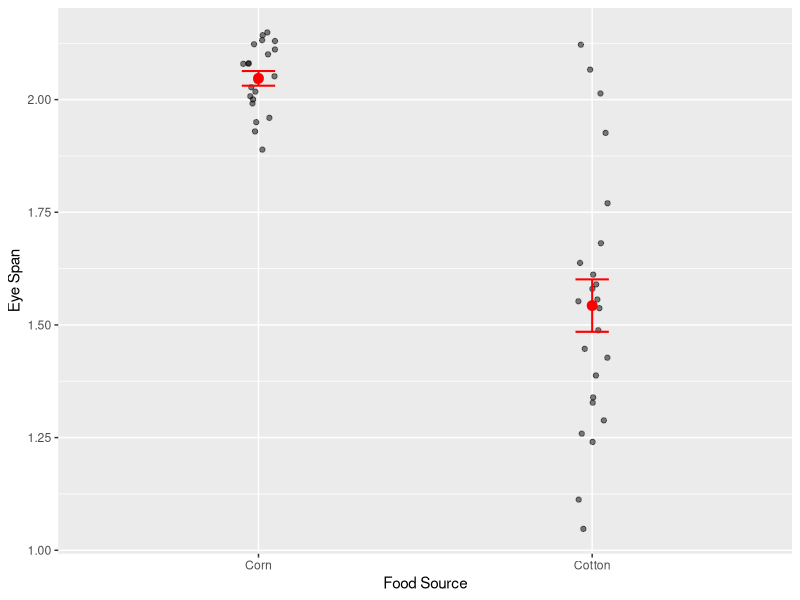
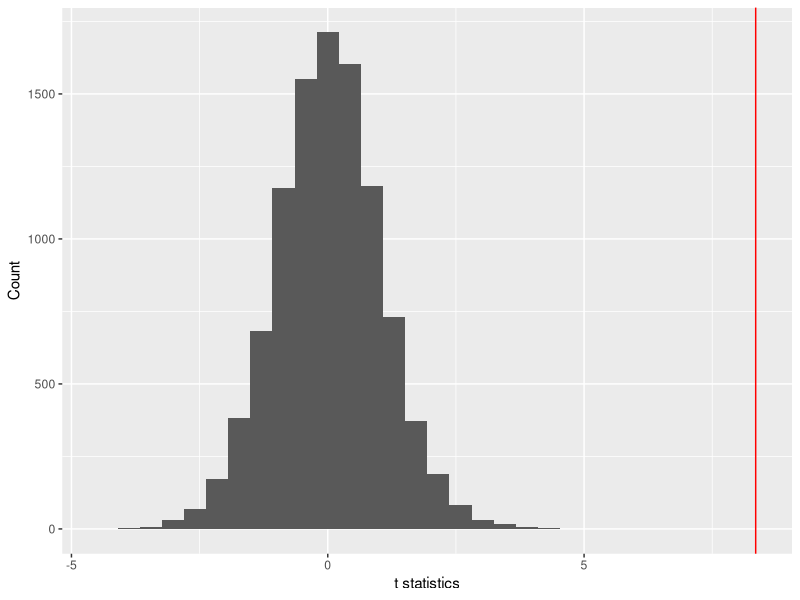
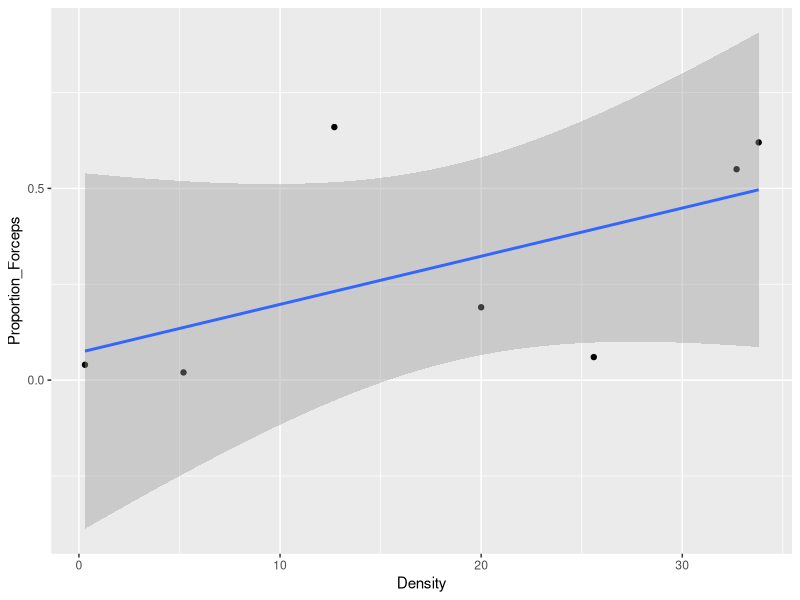
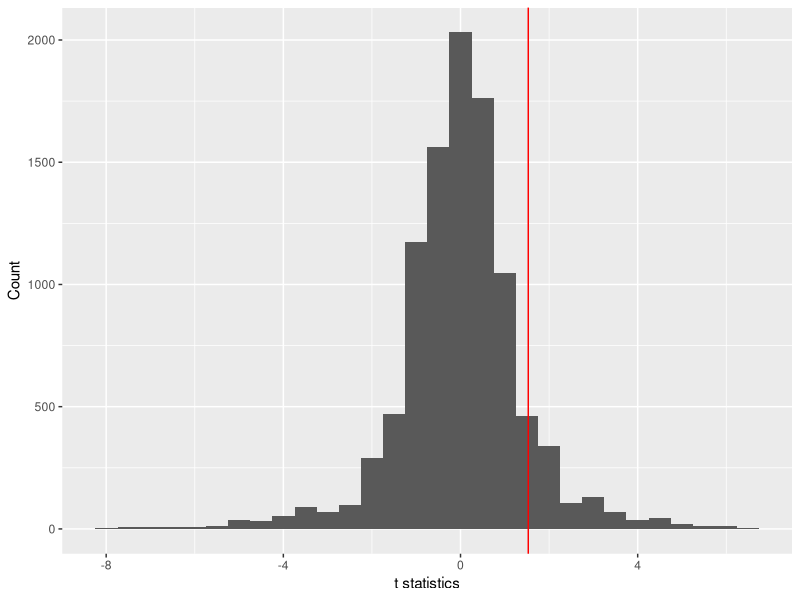
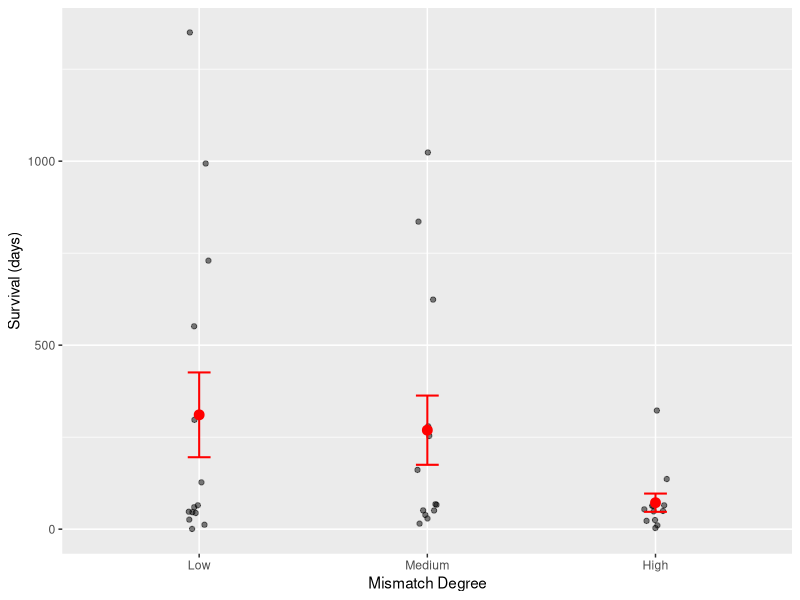
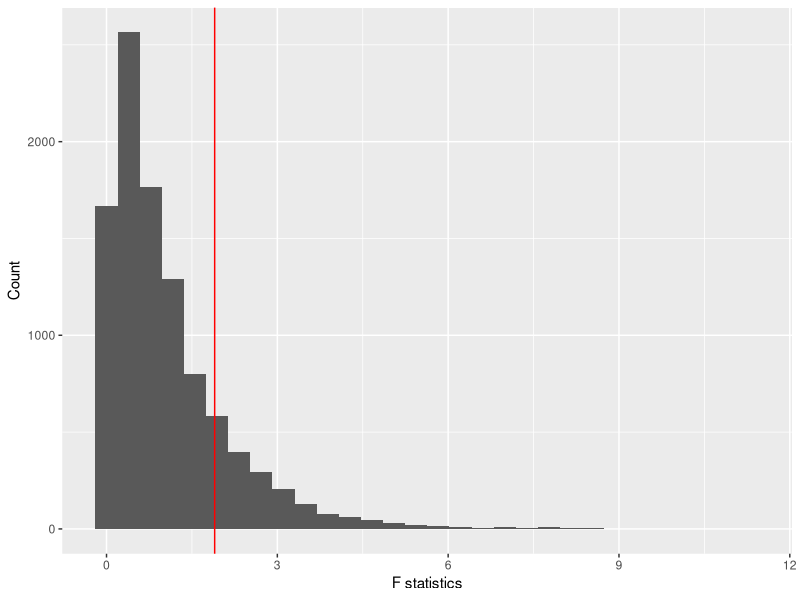
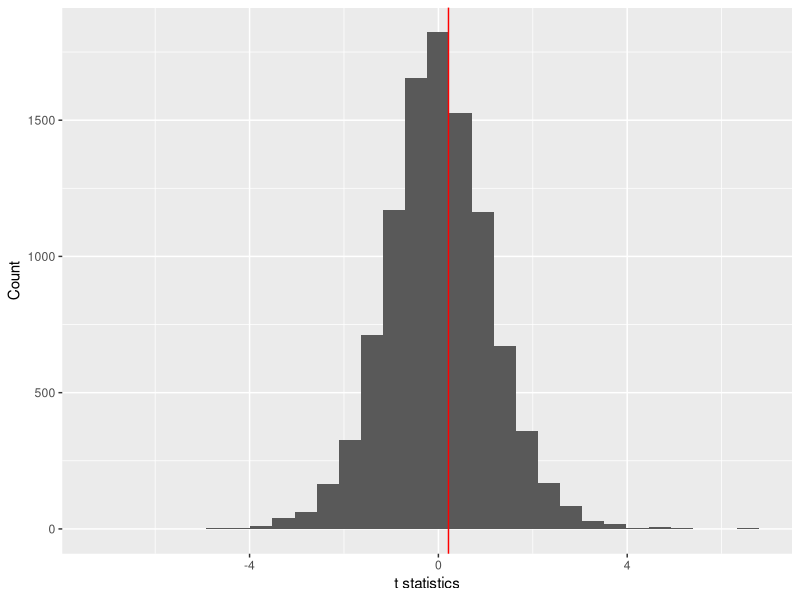
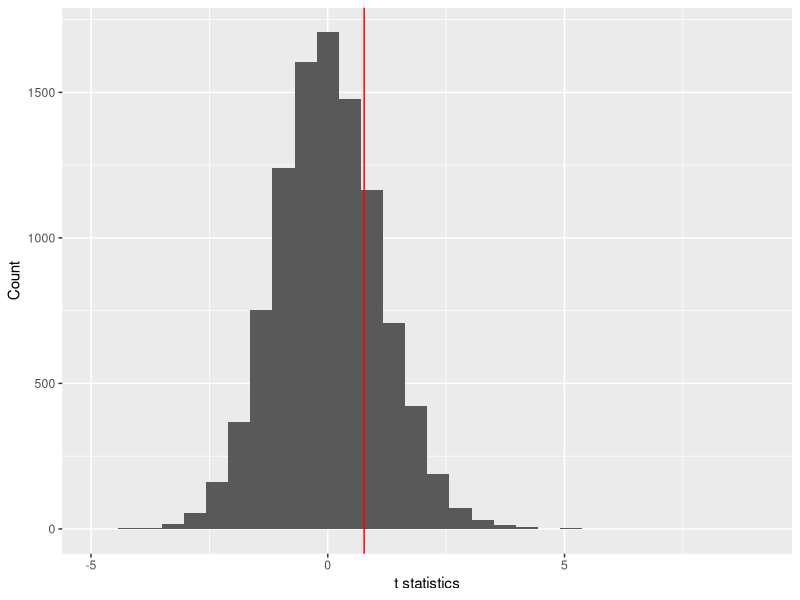

Here is the R script that generated these plots, in order: (Note: a time limit stopped this script after it produced the figures.)
## ---- chunk 1
library(tidyverse)
library(readxl)
library(cowplot)
library(forcats)

# This option turn on cacheing of chunks. This will dramatically
# speed up knitting, because only chunks that have changed will
# be recompiled.
knitr::opts_chunk$set(cache = TRUE)
## ---- chunk 2
# Read data
stalk <- read_csv("../data/Stalkies.csv")

# Some thoughtful plotting
ggplot(stalk, aes(x = food_source, y = eye_span)) +
  geom_point(position = position_jitter(width = 0.05), alpha = 0.5) +
  stat_summary(fun.y = mean, geom = "point", size = 3, color = "red") +
  stat_summary(fun.data = mean_se, geom = "errorbar", width = 0.1,
               color = "red", size = 0.7) +
  labs(x = "Food Source", y = "Eye Span")

set.seed(8987324)
nreps <- 1e4
t_stats <- numeric(nreps)
t_stats[1] <- t.test(eye_span ~ food_source, data = stalk)$statistic

for (ii in 2:nreps) {
  t_stats[ii] <- t.test(sample(eye_span) ~ food_source, data = stalk)$statistic
}

tibble(t_stats) %>%
  ggplot(aes(t_stats)) +
  geom_histogram() +
  geom_vline(xintercept = t_stats[1], color = "red") +
  labs(x = "t statistics", y = "Count")

2 * mean(t_stats >= t_stats[1])

t.test(eye_span ~ food_source, data = stalk)
## ---- chunk 3
# Iterations per second, 1 processor
(p1 <- 124.7 / nreps)

# Iterations per second, 6 processors
(p6 <- 93 / nreps)

p1 / p6
## ---- chunk 4
EW <- read_csv("../data/Earwigs.csv")

EW %>%
  ggplot(aes(Density, Proportion_Forceps)) +
  geom_point() +
  geom_smooth(method = "lm")

fm <- lm(Proportion_Forceps ~ Density, data = EW)
summary(fm)

set.seed(28476)
nreps <- 1e4
t_stats <- numeric(nreps)
t_stats[1] <- summary(fm)$coefficients[2, 3]

for (ii in 2:nreps) {
  fm_rnd <- lm(sample(Proportion_Forceps) ~ Density, data = EW)
  t_stats[ii] <- summary(fm_rnd)$coefficients[2, 3]
}

tibble(t_stats) %>%
  ggplot(aes(t_stats)) +
  geom_histogram() +
  geom_vline(xintercept = t_stats[1], color = "red") +
  labs(x = "t statistics", y = "Count")

2 * mean(t_stats >= t_stats[1])

factorial(7)
## ---- chunk 5
M <- read_excel("../data/Heart_Transplants.xlsx") %>%
  mutate(Mismatch_Degree = fct_inorder(Mismatch_Degree))

ggplot(M, aes(x = Mismatch_Degree, y = Survival_Days)) +
  geom_point(position = position_jitter(width = 0.05), alpha = 0.5) +
  stat_summary(fun.y = mean, geom = "point", size = 3, color = "red") +
  stat_summary(fun.data = mean_se, geom = "errorbar", width = 0.1,
               color = "red", size = 0.7) +
  labs(x = "Mismatch Degree", y = "Survival (days)")

fm <- lm(Survival_Days ~ Mismatch_Degree, data = M)
obs <- summary(fm)

set.seed(823476)
nreps <- 1e4
F_stats <- numeric(nreps)
F_stats[1] <- obs$fstatistic["value"]

for (ii in 2:nreps) {
  fm_rand <- lm(sample(Survival_Days) ~ Mismatch_Degree,
                    data = M)
  F_stats[ii] <- summary(fm_rand)$fstatistic["value"]
}

tibble(F_stats) %>%
  ggplot(aes(F_stats)) +
  geom_histogram() +
  geom_vline(xintercept = F_stats[1], color = "red") +
  labs(x = "F statistics", y = "Count")

mean(F_stats >= F_stats[1])
## ---- chunk 6
M <- read_excel("../data/Birds.xlsx")
fm <- lm(N_Species ~ Dist_to_Island + Elevation + Area + Dist_to_Ecuador,
         data = M)
obs <- summary(fm)

set.seed(2876)
nreps <- 1e4

t_stats <- matrix(NA, nrow = nreps, ncol = 5)
colnames(t_stats) <- c(rownames(obs$coefficients)[2:5], "Fstat")
t_stats[1, 1:4] <- obs$coefficients[2:5, 3]
t_stats[1, 5] <- obs$fstatistic[1]

for (ii in 2:nreps) {
  fm_rand <- lm(sample(N_Species) ~ Dist_to_Island + Elevation +
                  Area + Dist_to_Ecuador, data = M)
  t_stats[ii, 1:4] <- summary(fm_rand)$coefficients[2:5, 3]
  t_stats[ii, 5] <- summary(fm_rand)$fstatistic[1]
  
}

# Dist_to_Island
tibble(Dist_to_Island = t_stats[, "Dist_to_Island"]) %>%
  ggplot(aes(Dist_to_Island)) +
  geom_histogram() +
  geom_vline(xintercept = t_stats[1, "Dist_to_Island"],
             color = "red") +
  labs(x = "t statistics", y = "Count")

2 * mean(t_stats[, "Dist_to_Island"] >= t_stats[1, "Dist_to_Island"])

# Elevation
tibble(Elevation = t_stats[, "Elevation"]) %>%
  ggplot(aes(Elevation)) +
  geom_histogram() +
  geom_vline(xintercept = t_stats[1, "Elevation"],
             color = "red") +
  labs(x = "t statistics", y = "Count")

2 * mean(t_stats[, "Elevation"] >= t_stats[1, "Elevation"])

# Area
tibble(Area = t_stats[, "Area"]) %>%
  ggplot(aes(Area)) +
  geom_histogram() +
  geom_vline(xintercept = t_stats[1, "Area"],
             color = "red") +
  labs(x = "t statistics", y = "Count")

2 * mean(t_stats[, "Area"] >= t_stats[1, "Area"])

# Elevation
tibble(Dist_to_Ecuador = t_stats[, "Dist_to_Ecuador"]) %>%
  ggplot(aes(Dist_to_Ecuador)) +
  geom_histogram() +
  geom_vline(xintercept = t_stats[1, "Dist_to_Ecuador"],
             color = "red") +
  labs(x = "t statistics", y = "Count")

2 * mean(t_stats[, "Dist_to_Ecuador"] <= t_stats[1, "Dist_to_Ecuador"])

tibble(Fstat = t_stats[, "Fstat"]) %>%
  ggplot(aes(Fstat)) +
  geom_histogram() +
  geom_vline(xintercept = t_stats[1, "Fstat"],
             color = "red") +
  labs(x = "t statistics", y = "Count")

mean(t_stats[, "Fstat"] >= t_stats[1, "Fstat"])

## ---- chunk 7
M <- read_csv("../data/Aspirin.csv") %>%
  mutate_each("factor")
fm <- glm(Cancer ~ Treatment, M, family = "binomial")

set.seed(8736)
nreps <- 1e3
devs <- numeric(nreps)
devs[1] <- fm$deviance

system.time({
  for (ii in 2:nreps) {
    devs[ii] <- glm(sample(Cancer) ~ Treatment, M,
                    family = "binomial")$deviance
  }
})

tibble(devs) %>%
  ggplot(aes(devs)) +
  geom_histogram() +
  geom_vline(xintercept = devs[1], color = "red") +
  labs(x = "Deviance", y = "Count")

mean(devs <= devs[1])
## ---- chunk 8
obs <- chisq.test(xtabs(~ Treatment + Cancer, M),
                  correct = FALSE)

set.seed(8736)
nreps <- 1e3
chisqs <- numeric(nreps)
chisqs[1] <- obs$statistic

system.time({
  for (ii in 2:nreps) {
    chisqs[ii] <- chisq.test(xtabs(~ sample(Treatment) + Cancer, M),
                             correct = FALSE)$statistic
  }
})

tibble(chisqs) %>%
  ggplot(aes(chisqs)) +
  geom_histogram() +
  geom_vline(xintercept = chisqs[1], color = "red") +
  labs(x = "Chi-squared Statistic", y = "Count")

mean(chisqs >= chisqs[1])
## ---- chunk 9
M <- read_excel("../data/Birds.xlsx")

set.seed(2876)
nreps <- 1e4

corrs <- numeric(length = nreps)
corrs[1] <- cor(M$Area, M$Elevation)

for (ii in 2:nreps) {
  corrs[ii] <- cor(sample(M$Area), M$Elevation)
}

tibble(corrs) %>%
  ggplot(aes(corrs)) +
  geom_histogram() +
  geom_vline(xintercept = corrs[1], color = "red") +
  labs(x = "Correlation", y = "Count")

mean(corrs >= corrs[1])
